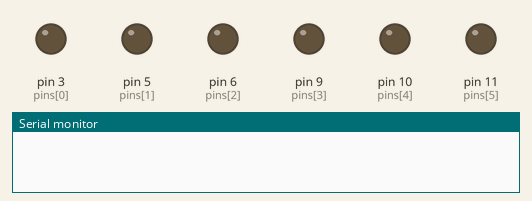
This sketch was run on a simulated Arduino Uno, built with avr-gcc and run on an emulated ATmega328P. Parts: output pins drawn as LEDs (lit = HIGH), the last lines printed to the serial monitor.

Above: at 0.0 s.
At 1.5 s:
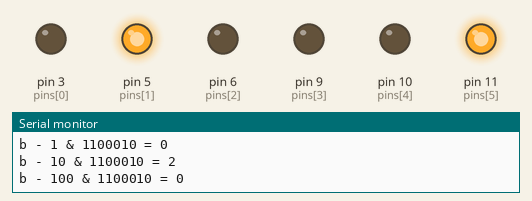
At 2.6 s:
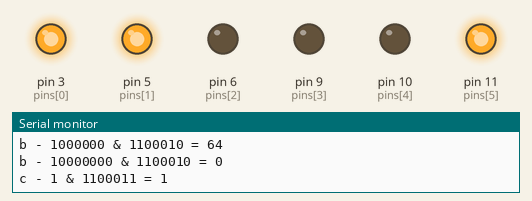
At 4.9 s:
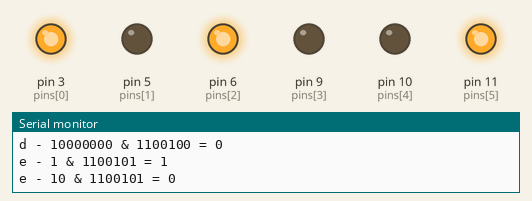
At 7.2 s:
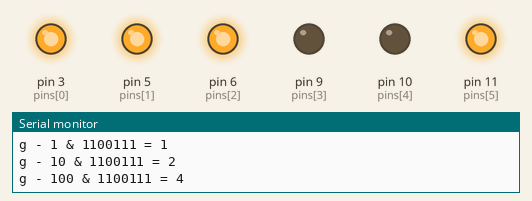
At 10.6 s:
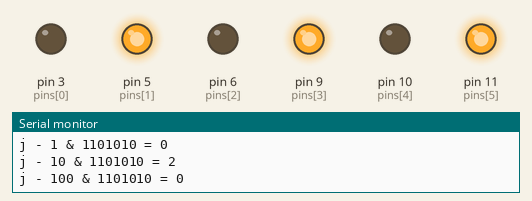
Timing chart, 0 to 12.1 s (numbered marks = the images above):
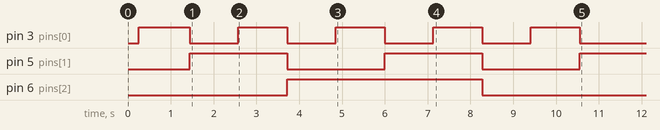

The sketch:

opdracht9.ino
```cpp
#define digital true

void setup()
{
  Serial.begin(9600);

  String s1 = "0123456789"; // a constant String
  String c1 = "a"; // a constant String
  //Pssst, the constant is a lie, the compiler doesn't know it's a constant!
  //It's only a constant string if you declare it like `const String hw = "Hello Wolrd";` :)

  String s2 = String("bcdefghij");
  String c2 = String(c1);

  Serial.println(s1);
  Serial.println(s2);
  Serial.println(c1);
  Serial.println(c2);

  s2 = c2 + s2;
  Serial.println(s2);

  Serial.println(s1[0]);

  for(int i = 0; i < s1.length(); i++)
  {
     Serial.println(s1[i]);
  }

  Serial.println(s1[s1.length() - 1]);

  Serial.println(s2[0]);

  for(int i = 0; i < s2.length(); i++)
  {
     Serial.println(s2[i]);
  }

  Serial.println(s2[s2.length() - 1]);

  for(int i = 0; i < s2.length(); i++)
  {
     Serial.print(s2[i]);
     Serial.print(" ");
     Serial.print(s2[i], DEC);
     Serial.print(" ");
     Serial.print(s2[i], HEX);
     Serial.print(" ");
     Serial.println(s2[i], BIN);
  }

  #if digital
    PrintDigital(s2);
  #else
    PrintPortB(s2)
  #endif


}

void PrintDigital(String s)
{
  int pins[] = { 3, 5, 6, 9, 10, 11 };
  byte mask = 1;
  int pin = 0;

  for(int a = 0; a < s.length(); a++)
  {
    byte pattern = s[a];
    for (mask = 000001; mask > 0; mask <<= 1)
    {
      Serial.print(s[a]);
      Serial.print(" - ");
      Serial.print(mask, BIN);
      Serial.print(" & ");
      Serial.print(pattern, BIN);
      Serial.print(" = ");
      Serial.println(pattern & mask);

      if(pattern & mask)
      {
        analogWrite(pins[pin], 255);
      }
      else
      {
        analogWrite(pins[pin], 0);
      }

      if(pin > 5)
      {
        continue;
      }

      pin++;
    }

    pin = 0;
    delay(1000);
  }
}

void PrintPortB(String s)
{
  for(int a = 0; a < s.length(); a++)
  {
    PORTB = s[a];
  }
}


void loop()
{

}
```
